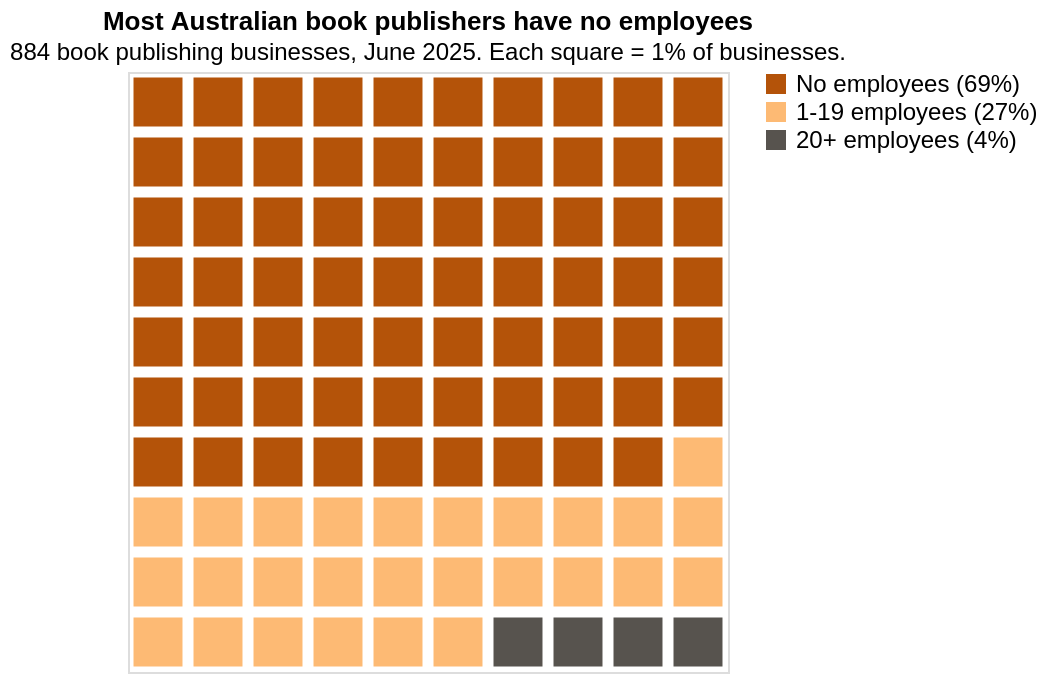

Write the Vega-Lite specification saved for this chart.
### Vega-Lite specification from a JSON file in a GitHub repository (floating-point values rounded to 4 significant figures)
{"$schema": "https://vega.github.io/schema/vega-lite/v5.json", "title": {"text": "Most Australian book publishers have no employees", "subtitle": "884 book publishing businesses, June 2025. Each square = 1% of businesses."}, "width": 300, "height": 300, "data": {"sequence": {"start": 0, "stop": 100, "as": "i"}}, "transform": [{"calculate": "datum.i % 10", "as": "col"}, {"calculate": "floor(datum.i / 10)", "as": "row"}, {"calculate": "datum.i < 69 ? 'No employees (69%)' : datum.i < 96 ? '1-19 employees (27%)' : '20+ employees (4%)'", "as": "size"}], "mark": {"type": "square", "size": 600, "opacity": 1}, "encoding": {"x": {"field": "col", "type": "ordinal", "axis": null}, "y": {"field": "row", "type": "ordinal", "axis": null}, "color": {"field": "size", "type": "nominal", "title": null, "scale": {"domain": ["No employees (69%)", "1-19 employees (27%)", "20+ employees (4%)"], "range": ["#b45309", "#fdba74", "#57534e"]}, "legend": {"orient": "right", "labelFontSize": 12, "labelLimit": 0}}, "tooltip": [{"field": "size", "title": "Business size"}]}}
